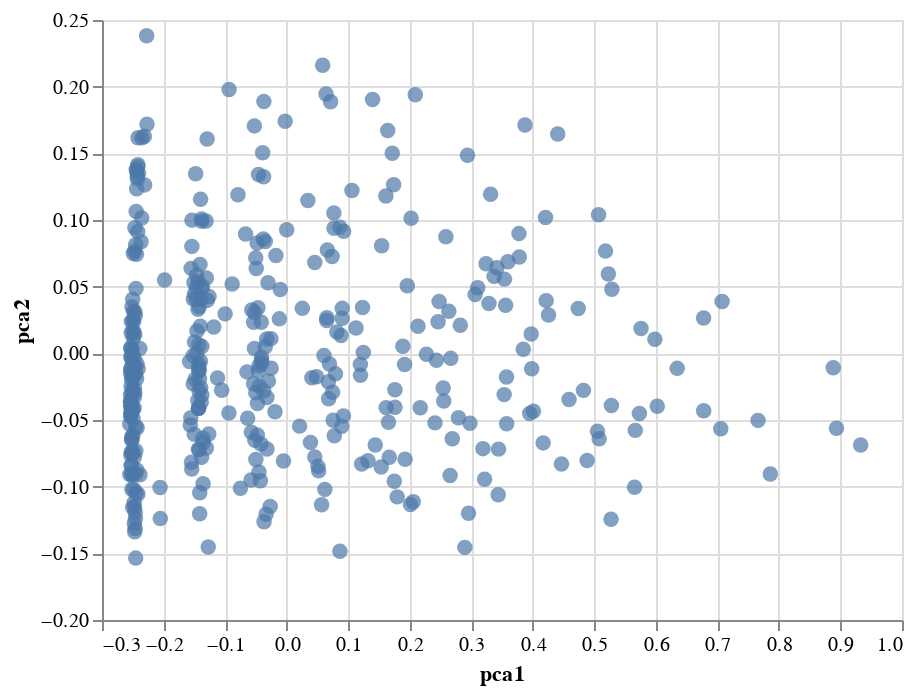

Notebook code cell kept with this figure:
### Code cell
data = {
    'pca1': X_red[:,0],
    'pca2': X_red[:,1]
}
pca_df = pd.DataFrame(data)

alt.Chart(pca_df).mark_circle(size=60).encode(
    x='pca1',
    y='pca2'
).interactive()

### Figure 1 — Vega-Lite specification as saved in the notebook (floating-point values rounded to 4 significant figures; data arrays with more than 128 entries replaced by an {"elided": "..."} marker saying what was removed)
{"config": {"view": {"continuousWidth": 400, "continuousHeight": 300}}, "data": {"name": "data-aa792f59d3fe555c3ad742d46e66423a"}, "mark": {"type": "circle", "size": 60}, "encoding": {"x": {"type": "quantitative", "field": "pca1"}, "y": {"type": "quantitative", "field": "pca2"}}, "selection": {"selector001": {"type": "interval", "bind": "scales", "encodings": ["x", "y"]}}, "$schema": "https://vega.github.io/schema/vega-lite/v4.8.1.json", "datasets": {"data-aa792f59d3fe555c3ad742d46e66423a": {"elided": "395 records"}}}
